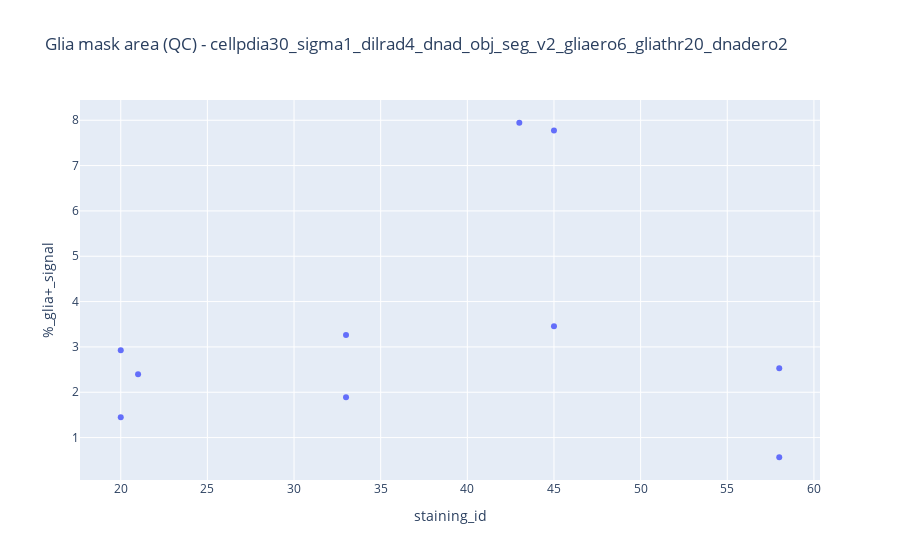

The code cell stored with this chart in its notebook:
### Code cell
# Create the plot
fig = px.scatter(df, x='staining_id', y='%_glia+_signal',
                 hover_data=['tissue_location','index'], title=f'Glia mask area (QC) - {title}')

# Show the plot
fig.show()

### Figure 1 — Plotly figure (JSON) as saved in the notebook; plotly's stock layout.template omitted (floating-point values rounded to 4 significant figures)
{"data": [{"customdata": [["CA1_test", 0], ["DG_test", 1], ["DG_test2", 2], ["CA3", 3], ["DG", 4], ["CTX2", 5], ["CTX3", 6], ["DG", 7], ["CTX2", 8], ["CTX3", 9]], "hovertemplate": "staining_id=%{x}<br>%_glia+_signal=%{y}<br>tissue_location=%{customdata[0]}<br>index=%{customdata[1]}<extra></extra>", "legendgroup": "", "marker": {"color": "#636efa", "symbol": "circle"}, "mode": "markers", "name": "", "orientation": "v", "showlegend": false, "type": "scatter", "x": [20, 20, 21, 33, 33, 43, 45, 45, 58, 58], "xaxis": "x", "y": [1.447, 2.924, 2.396, 1.887, 3.265, 7.945, 3.458, 7.775, 2.528, 0.5663], "yaxis": "y"}], "layout": {"legend": {"tracegroupgap": 0}, "title": {"text": "Glia mask area (QC) - cellpdia30_sigma1_dilrad4_dnad_obj_seg_v2_gliaero6_gliathr20_dnadero2"}, "xaxis": {"anchor": "y", "domain": [0, 1], "title": {"text": "staining_id"}}, "yaxis": {"anchor": "x", "domain": [0, 1], "title": {"text": "%_glia+_signal"}}}}
